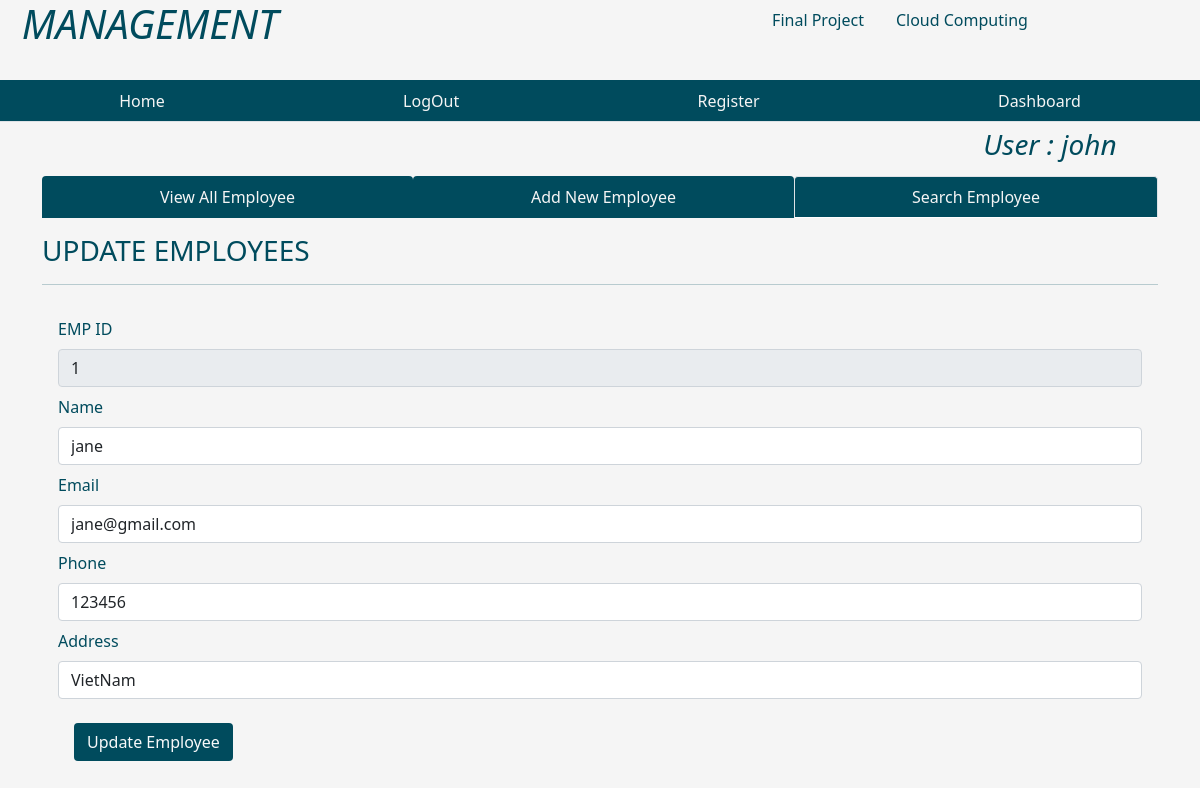
The app's page /fetchone/1 (signed in) with its own data.
### tables this page shows
CREATE TABLE users( id integer primary key AUTOINCREMENT, name text not null, password text not null, admin boolean not null DEFAULT '0');

CREATE TABLE emp ( empid integer primary key AUTOINCREMENT, name text not null, email text, phone integer, address text, joining_date timestamp DEFAULT CURRENT_TIMESTAMP,  total_projects integer default 1, total_test_case integer DEFAULT 1, total_defects_found integer DEFAULT 1, total_defects_pending integer DEFAULT 1 );

### app.py (the view)
@app.route('/fetchone/<int:empid>')
def fetchone(empid):
    user = get_current_user()
    db = get_database()
    emp_cur = db.execute('select * from emp where empid = ?', [empid])
    single_emp = emp_cur.fetchone()
    return render_template('updateemployee.html', user = user, single_emp = single_emp)

### app.py (called while the page is built)
@app.teardown_appcontext
def close_database(error):
    if hasattr(g, 'crudapplication_db'):
        g.crudapplication_db.close()

def get_current_user():
    user = None
    if 'user' in session:
        user = session['user']
        db = get_database()
        user_cur = db.execute('select * from users where name = ?', [user])
        user = user_cur.fetchone()
    return user

### database.py (called while the page is built)
def connect_to_database():
    sql = sqlite3.connect('./crudapplication.db')
    sql.row_factory = sqlite3.Row
    return sql

def get_database():
    if not hasattr(g, 'crudapplication_db'):
        g.crudapplication_db = connect_to_database()
    return g.crudapplication_db

### templates/updateemployee.html (shortened to what this page needs)
{% from "showlinks.html" import show_links, showsocialmedialinks %}
<!DOCTYPE html>
<html lang="en">
<head>
    <link href="https://cdn.jsdelivr.net/npm/bootstrap@5.1.3/dist/css/bootstrap.min.css" rel="stylesheet">
    <link rel="stylesheet" href="{{ url_for('static', filename='home.css')}}" type = "text/css">
</head>
<body>
      <div class="parent">
        <div class="child child1">
            <h1 class="text-center"><i>MANAGEMENT</i></h1>
        </div>
        <div class="child child2">
          {{ showsocialmedialinks() }}
        </div>
        <div class="child child3">
          {{ show_links() }}
      </div>
      <div class="child child5">
        {% if user %}
          <h3 class="m-2"><i>User : {{user['name']}}</i></h3>
        {% endif %}
      </div>
        <div class="child child6left">
        </div>
        <div class="child child6 container" style="color:rgb(0, 75, 93);">
            <ul class="nav nav-tabs nav-fill mb-3">
                <li class="nav-item">
                  <a class="nav-link" style=" background-color:rgb(0, 75, 93); color:whitesmoke;"  href="dashboard.html">View All Employee</a>
                </li>
                <li class="nav-item">
                  <a class="nav-link" style=" background-color:rgb(0, 75, 93); color:whitesmoke;" href="addnewemployee.html">Add New Employee</a>
                </li>
                <li class="nav-item">
                  <a class="nav-link active" aria-current="page" style=" background-color:rgb(0, 75, 93); color:whitesmoke;" href="{{ url_for('searchemployee')}}">Search Employee</a>
                </li>
              </ul>
              <div class="table-responsive-lg caption-top">
                <caption><h3>UPDATE EMPLOYEES</h3></caption>
                 <hr>
                 {% if single_emp %}
                <form class="p-3" action="/updateemployee" method="POST">
                  <div class="mb-2">
                    <label for="empid" class="form-label">EMP ID</label>
                    <input type="text" class="form-control" id="empid" value = "{{single_emp['empid']}}" name="empid" readonly>
                  </div>
                    <div class="mb-2">
                      <label for="name" class="form-label">Name</label>
                      <input type="text" class="form-control" id="name" value = "{{single_emp['name']}}" name = "name">
                    </div>
                    <div class="mb-2">
                      <label for="email" class="form-label">Email</label>
                      <input type="text" class="form-control" id="email" value= "{{single_emp['email']}}" name="email">
                    </div>
                    <div class="mb-2">
                        <label for="name" class="form-label">Phone</label>
                        <input type="text" class="form-control" id="phone" value="{{single_emp['phone']}}" name="phone">
                      </div>
                      <div class="mb-2">
                        <label for="email" class="form-label">Address</label>
                        <input type="text" class="form-control" id="phone" value = "{{single_emp['address']}}" name = "address">
                      </div>
                      {% endif %}
            <button type="submit" class="btn text-light m-3" style="background-color:rgb(0, 75, 93);">Update Employee</button>
                  </form>
              </div>
        </div>
        <div class="child child6right">
        </div>
      </div>
</body>
</html>

### static/home.css (style rules this page uses)
html, body { height: 100%; background-color:whitesmoke; color:rgb(0, 75, 93); }
.parent { height: 100%; display: grid; grid-template-columns: repeat(4, 1fr); grid-template-rows: 10% 5% 7% auto 7%; }
.child { margin-bottom: 10px; }
.child1 { grid-column: 1/2; grid-row: 1/2; }
.child2 { grid-column: 3/-1; grid-row: 1/2; }
.child3 { grid-column: 1/-1; grid-row: 2/3; }
.child5 { grid-column: 4/5; grid-row: 3/4; text-align: center; }
.child6 { grid-column: 1/-1; grid-row: 4/5; }

### records on screen
users: name "john"
emp: empid "1", name "jane", email "jane@gmail.com", phone "123456", address "VietNam"
